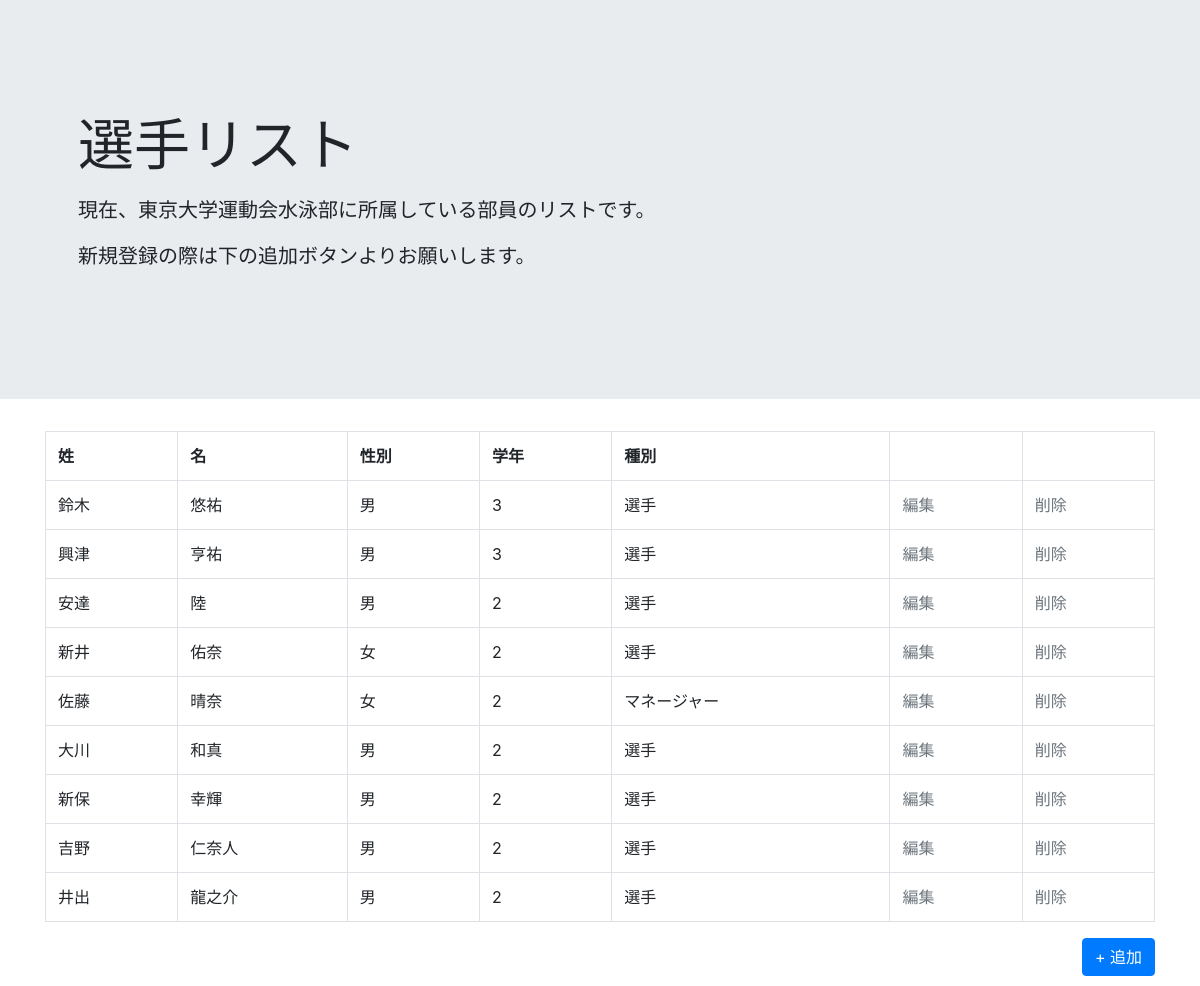
/member/, run on an earlier commit of the app's database.
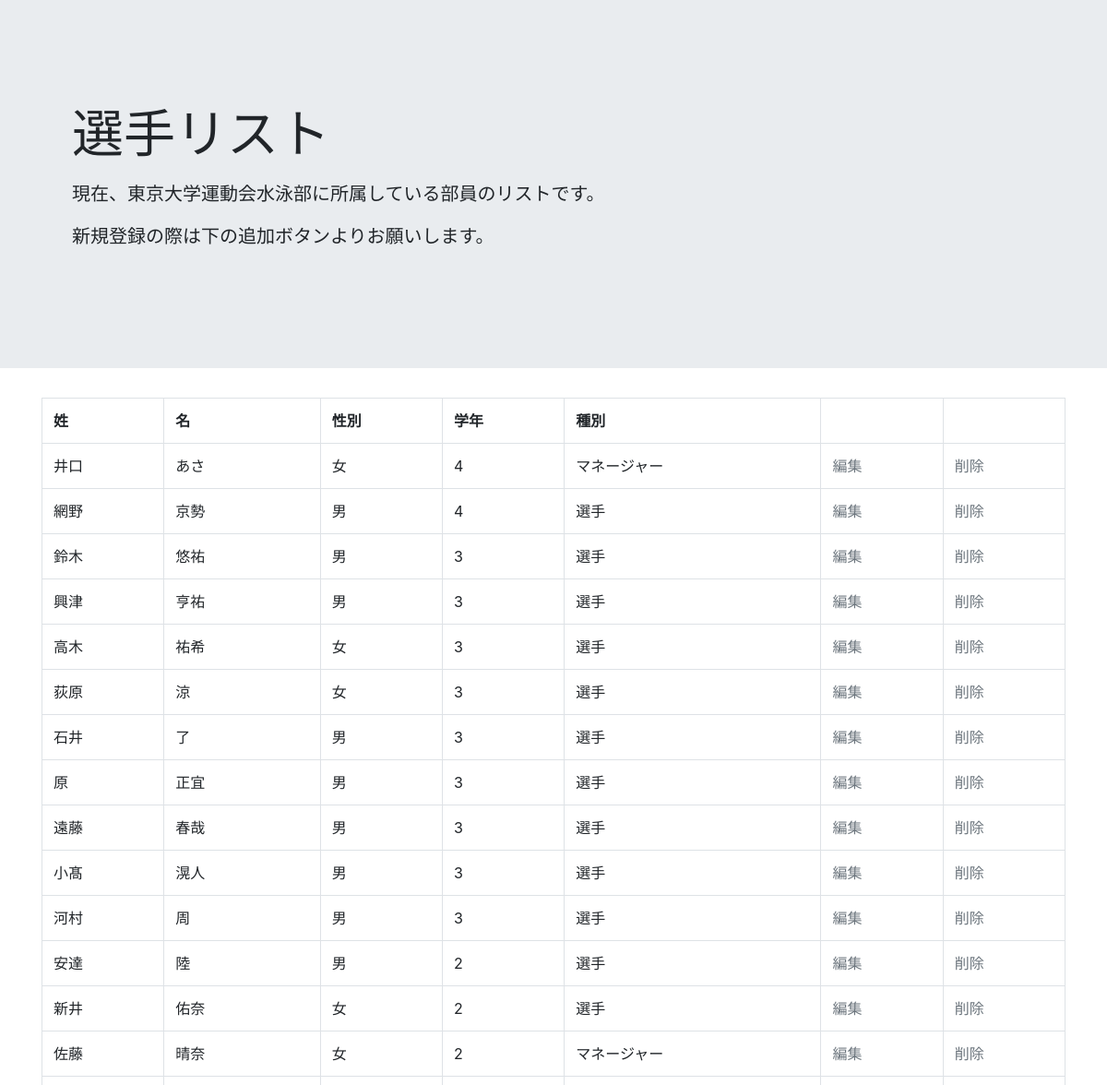
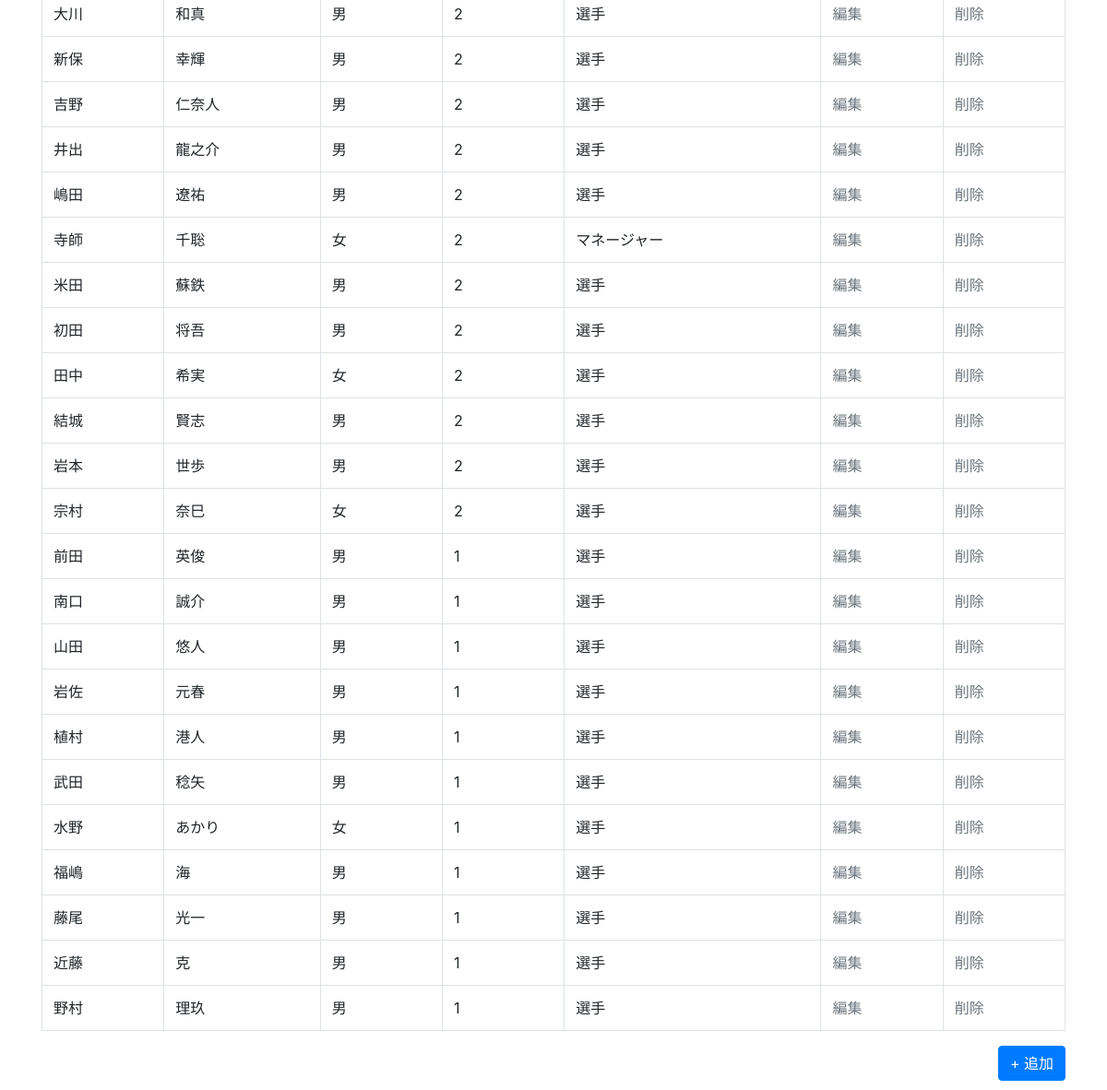
And on a later commit of the database (2 pictures, top to bottom).
### kappashiftapp/models.py (models this page shows, shortened)
class MemberModel(models.Model):
    first_name = models.CharField(max_length=50)
    last_name = models.CharField(max_length=50)
    grade = models.IntegerField()
    sex = models.CharField(max_length=50, choices=(('男', 'M'), ('女', 'W')))
    member_type = models.CharField(max_length=10, choices=(
        ('選手', 'Swimmer'), ('マネージャー', 'Manager')))

### kappashiftapp/views.py (the view)
# urls.py: path('member/', MemberView.as_view(), name='member'),
class MemberView(ListView):
    template_name = 'member.html'
    model = MemberModel
    def get_queryset(self):
        return MemberModel.objects.order_by('-grade')

### templates/member.html
{% extends 'base.html' %}
{% block header %}
<header class="jumbotron jumbotron-fluid">
    <div class="container p-5">
        <h1 class="display-4 mb-3">選手リスト</h1>
        <p class="lead">現在、東京大学運動会水泳部に所属している部員のリストです。</p>
        <p class="lead">新規登録の際は下の追加ボタンよりお願いします。</p>
    </div>
</header>
{% endblock header %}
{% block content %}
<div class="container pb-5">
<table class="table table-bordered">
    <tr>
        <th>姓</th>
        <th>名</th>
        <th>性別</th>
        <th>学年</th>
        <th>種別</th>
        <th></th>
        <th></th>
    </tr>
    {% for item in object_list %}
    <tr>
        <td>{{item.last_name}}</td>
        <td>{{item.first_name}}</td>
        <td>{{item.sex}}</td>
        <td>{{item.grade}}</td>
        <td>{{item.member_type}}</td>
        <td><a href="{% url 'update' item.pk %}" class="text-secondary">編集</a></td>
        <td><a href="{% url 'delete' item.pk %}" class="text-secondary">削除</a></td>
    </tr>
    {% endfor %}
</table>
<a href="{% url 'create' %}" class="btn btn-primary float-right">+ 追加</a>
</div>
{% endblock content %}

### templates/base.html (shortened to what this page needs)
<!doctype html>
<html lang="ja">
  <head>
    <link rel="stylesheet" href="https://stackpath.bootstrapcdn.com/bootstrap/4.5.0/css/bootstrap.min.css">
  </head>
  <body>
    {% block header %}
    {% endblock header %}
    {% block content %}
    {% endblock content %}
  </body>
</html>

What changed in the data, as far as the page shows it:
added MemberModel: last_name "井口", first_name "あさ", sex "女", grade "4", member_type "マネージャー"
added MemberModel: last_name "網野", first_name "京勢", sex "男", grade "4", member_type "選手"
added MemberModel: last_name "高木", first_name "祐希", sex "女", grade "3", member_type "選手"
added MemberModel: last_name "荻原", first_name "涼", sex "女", grade "3", member_type "選手"
added MemberModel: last_name "石井", first_name "了", sex "男", grade "3", member_type "選手"
added MemberModel: last_name "原", first_name "正宜", sex "男", grade "3", member_type "選手"
added MemberModel: last_name "遠藤", first_name "春哉", sex "男", grade "3", member_type "選手"
added MemberModel: last_name "小髙", first_name "滉人", sex "男", grade "3", member_type "選手"
added MemberModel: last_name "河村", first_name "周", sex "男", grade "3", member_type "選手"
added MemberModel: last_name "嶋田", first_name "遼祐", sex "男", grade "2", member_type "選手"
added MemberModel: last_name "寺師", first_name "千聡", sex "女", grade "2", member_type "マネージャー"
added MemberModel: last_name "米田", first_name "蘇鉄", sex "男", grade "2", member_type "選手"
added MemberModel: last_name "初田", first_name "将吾", sex "男", grade "2", member_type "選手"
added MemberModel: last_name "田中", first_name "希実", sex "女", grade "2", member_type "選手"
added MemberModel: last_name "結城", first_name "賢志", sex "男", grade "2", member_type "選手"
added MemberModel: last_name "岩本", first_name "世歩", sex "男", grade "2", member_type "選手"
added MemberModel: last_name "宗村", first_name "奈巳", sex "女", grade "2", member_type "選手"
added MemberModel: last_name "前田", first_name "英俊", sex "男", grade "1", member_type "選手"
added MemberModel: last_name "南口", first_name "誠介", sex "男", grade "1", member_type "選手"
added MemberModel: last_name "山田", first_name "悠人", sex "男", grade "1", member_type "選手"
added MemberModel: last_name "岩佐", first_name "元春", sex "男", grade "1", member_type "選手"
added MemberModel: last_name "植村", first_name "港人", sex "男", grade "1", member_type "選手"
added MemberModel: last_name "武田", first_name "稔矢", sex "男", grade "1", member_type "選手"
added MemberModel: last_name "水野", first_name "あかり", sex "女", grade "1", member_type "選手"
added MemberModel: last_name "福嶋", first_name "海", sex "男", grade "1", member_type "選手"
added MemberModel: last_name "藤尾", first_name "光一", sex "男", grade "1", member_type "選手"
added MemberModel: last_name "近藤", first_name "克", sex "男", grade "1", member_type "選手"
added MemberModel: last_name "野村", first_name "理玖", sex "男", grade "1", member_type "選手"
